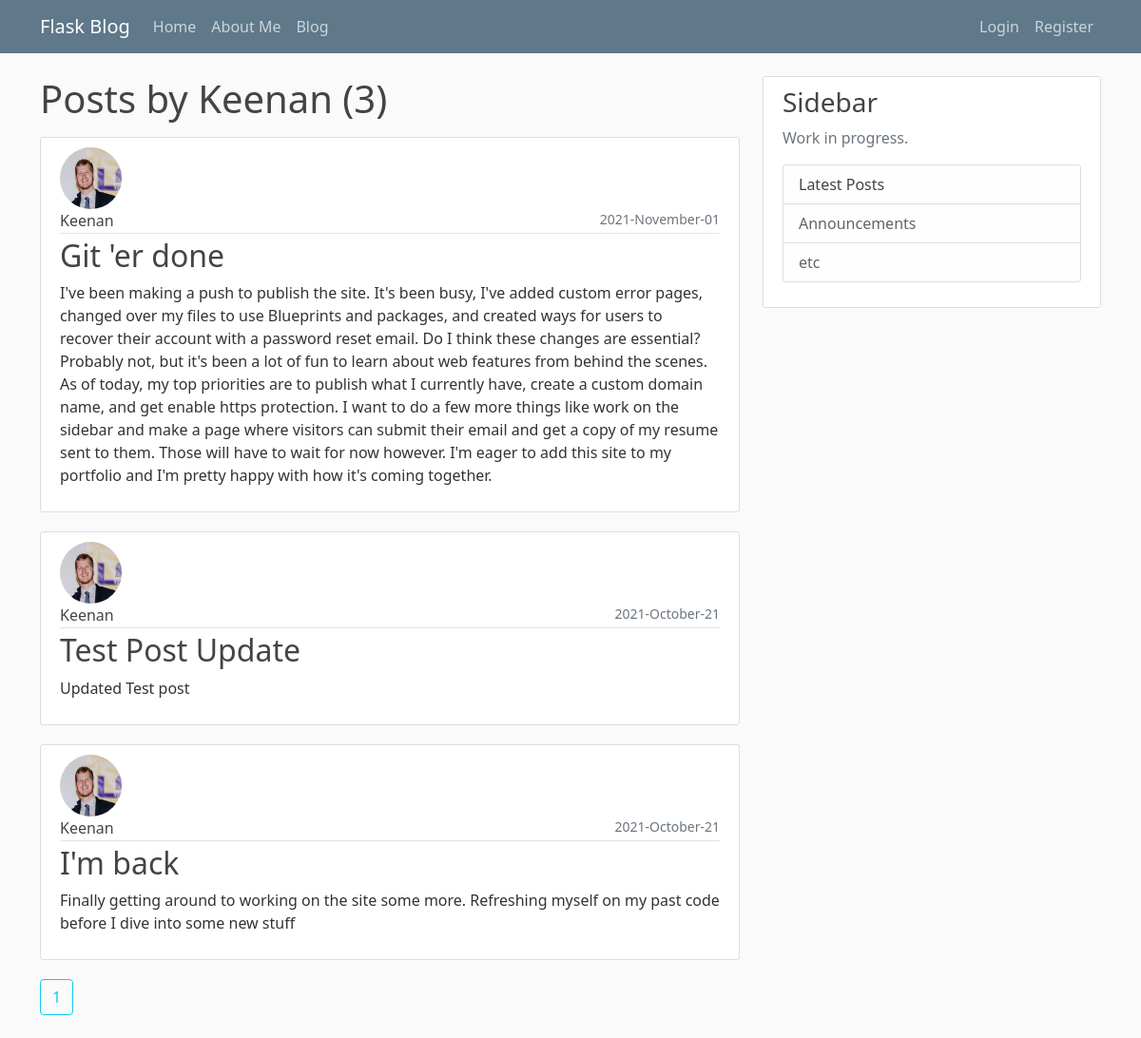
/user/Keenan, run on the app's committed database.
### flaskblog/models.py (models this page shows, shortened)
class User(db.Model, UserMixin):
    id = db.Column(db.Integer, primary_key=True)
    username = db.Column(db.String(20), unique=True, nullable=False)
    email = db.Column(db.String(120), unique=True, nullable=False)
    image_file = db.Column(db.String(20), nullable=False, default='default.jpg')
    password = db.Column(db.String(60), nullable=False)
    posts = db.relationship('Post', backref='author', lazy=True)

class Post(db.Model):
    id = db.Column(db.Integer, primary_key=True)
    title = db.Column(db.String(100), nullable=False)
    date_posted = db.Column(db.DateTime, nullable=False, default=datetime.utcnow)
    content = db.Column(db.Text, nullable=False)
    user_id = db.Column(db.Integer, db.ForeignKey('user.id'), nullable=False)

### flaskblog/users/routes.py (the view)
@users.route("/user/<string:username>")
def user_posts(username):
    page = request.args.get('page', 1, type=int)
    user = User.query.filter_by(username=username).first_or_404()
    posts = Post.query.filter_by(author=user)\
        .order_by(Post.date_posted.desc())\
        .paginate(page=page, per_page=5)
    return render_template('user_posts.html', posts=posts, user=user)

### flaskblog/templates/user_posts.html (shortened to what this page needs)
{% extends 'index.html' %}
{% block content %}
  <h1 class="mb-3"> Posts by {{ user.username }} ({{ posts.total }})</h1>
    {% for post in posts.items %}
        <article class="media content-section">
            <img class="rounded-circle article-img" src="{{ url_for('static', filename='profile_pic/' + post.author.image_file)}}">
            <div class="media-body">
              <div class="article-metadata">
                <a class="article-title mr-2" href="{{ url_for('users.user_posts', username=post.author.username) }}">{{ post.author.username }}</a>
                <small class="text-muted float-end">{{ post.date_posted.strftime('%Y-%B-%d') }}</small>
              </div>
              <h2><a class="article-title" href="{{ url_for('posts.post', post_id=post.id) }}">{{ post.title }}</a></h2>
              <p class="article-content">{{ post.content }}</p>
            </div>
        </article>
    {% endfor %}
    {% for page_num in posts.iter_pages(left_edge=1, right_edge=1, left_current=1, right_current=2) %}
      {% if page_num %}
        {% if posts.page == page_num %}
          <a class="btn btn-outline-info mb-4" href="{{ url_for('users.user_posts', username=user.username, page=page_num) }}"> {{ page_num }} </a>
        {% else %}
          <a class="btn btn-info mb-4" href="{{ url_for('users.user_posts', username=user.username, page=page_num) }}"> {{ page_num }} </a>
        {% endif %}
      {% endif %}
    {% endfor %}
{% endblock content%}

### flaskblog/templates/index.html (shortened to what this page needs)
<!doctype html>
<html>
<head>
              <link href="https://cdn.jsdelivr.net/npm/bootstrap@5.0.0-beta1/dist/css/bootstrap.min.css" rel="stylesheet">
              <link rel="stylesheet" type="text/css" href="{{ url_for('static', filename='main.css') }}">
  </head>
  <body>
    <header class="site-header">
    <nav class="navbar navbar-expand-md navbar-dark bg-steel fixed-top">
      <div class="container">
        <a class="navbar-brand mr-4" href="/">Flask Blog</a>
        <div class="collapse navbar-collapse" id="navbarToggle">
          <div class="navbar-nav me-auto">
            <a class="nav-item nav-link" href="{{ url_for('main.home') }}">Home</a>
            <a class="nav-item nav-link" href="{{ url_for('main.about') }}">About Me</a>
            <a class="nav-item nav-link" href="{{ url_for('main.blog') }}">Blog</a>
          </div>
          <div class="navbar-nav">
            {% if current_user.is_authenticated %}
              <a class="nav-item nav-link" href="{{ url_for('users.account') }}">Account</a>
              <a class="nav-item nav-link" href="{{ url_for('users.logout') }}">Logout</a>
            {% else %}
              <a class="nav-item nav-link" href="{{ url_for('users.login') }}">Login</a>
              <a class="nav-item nav-link" href="{{ url_for('users.register') }}">Register</a>
            {% endif %}
          </div>
        </div>
      </div>
    </nav>
  </header>
  <main role="main" class="container">
  <div class="row">
    <div class="col-md-8">
      {% block content %}{% endblock %}
    </div>
    <div class="col-md-4">
      <div class="content-section">
        <h3>Sidebar</h3>
        <p class='text-muted'>Work in progress.
          <ul class="list-group">
            <li class="list-group-item list-group-item-light"><a class="article-title" href = "{{ url_for('main.blog') }}">Latest Posts</a></li>
            <li class="list-group-item list-group-item-light">Announcements</li>
            <li class="list-group-item list-group-item-light">etc</li>
          </ul>
        </p>
      </div>
    </div>
  </div>
</main>
  </body>
  </html>

### flaskblog/static/main.css (style rules this page uses)
body { background: #fafafa; color: #333333; margin-top: 5rem; }
h1, h2, h3, h4, h5, h6 { color: #444444; }
.bg-steel { background-color: #5f788a; }
.site-header .navbar-nav .nav-link { color: #cbd5db; }
.content-section { background: #ffffff; padding: 10px 20px; border: 1px solid #dddddd; border-radius: 3px; margin-bottom: 20px; }
.article-title { color: #444444; }
a.article-title { text-decoration: none; }
.article-content { white-space: pre-line; }
.article-img { height: 65px; width: 65px; margin-right: 16px; }
.article-metadata { padding-bottom: 1px; margin-bottom: 4px; border-bottom: 1px solid #e3e3e3 }

### data on the page
User: username "Keenan"
Post: image_file (picture), author.username "Keenan", date_posted "2021-November-01", title "Git 'er done", content "I've been making a push to publish the site. It's been busy, I've added custom error pages, changed over my files to use Blueprints and packages, and created ways for users to recover their account with a password reset email. Do I think these changes are essential? Probably not, but it's been a lot of fun to learn about web features from behind the scenes. As of today, my top priorities are to publish what I currently have, create a custom domain name, and get enable https protection. I want to do a few more things like work on the sidebar and make a page where visitors can submit their email and get a copy of my resume sent to them. Those will have to wait for now however. I'm eager to…"
Post: image_file (picture), author.username "Keenan", date_posted "2021-October-21", title "Test Post Update", content "Updated Test post"
Post: image_file (picture), author.username "Keenan", date_posted "2021-October-21", title "I'm back", content "Finally getting around to working on the site some more. Refreshing myself on my past code before I dive into some new stuff"

### other printed values
{{ posts.total }} "3"
{{ page_num }} "1"
